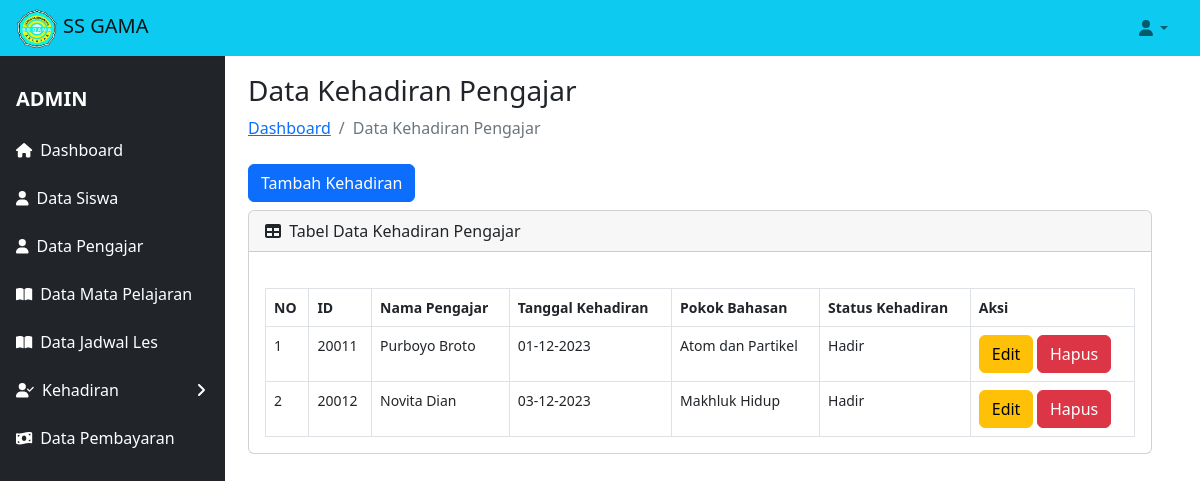
Screenshot of /views/tampil_kehadiran_pengajar.php with the database file from the repository.
### tables this page shows
CREATE TABLE `kehadiran_pengajar` (
  `id` int NOT NULL,
  `id_pengajar` int NOT NULL,
  `nama_pengajar` varchar(30) DEFAULT NULL,
  `tgl_hadir` date DEFAULT NULL,
  `pokok_bahasan` varchar(50) DEFAULT NULL,
  `status_hadir` varchar(10) DEFAULT NULL
);

### classes/database.php (called while the page is built, shortened)
<?php
class database
{
    var $host = "localhost";
    var $username = "root";
    var $password = "";
    var $db = "les_privat";
    var $koneksi;
    function __construct()
    {
        $this->koneksi = mysqli_connect($this->host, $this->username, $this->password, $this->db);
    }
    function tampil_kehadiran_pengajar()
    {
        $data = mysqli_query($this->koneksi, "select * from kehadiran_pengajar");
        while ($d = mysqli_fetch_array($data)) {
            $hasil[] = $d;
        }
        return $hasil;
    }
}

### views/tampil_kehadiran_pengajar.php (the view, shortened to what this page needs)
<!DOCTYPE html>
<html lang="en">
<head>
    <link rel="stylesheet" href="https://cdn.jsdelivr.net/npm/bootstrap@5.2.3/dist/css/bootstrap.min.css">
</head>
<body>
    <?php
        include 'header.php';
        include 'sidebar.php';
    ?>
    <main class="col-md-9 ms-sm-auto col-lg-10 px-md-4">
        <div class="container-fluid px-4 py-5">
            <h3 class="mt-4 mb-2">Data Kehadiran Pengajar</h3>
            <ol class="breadcrumb mb-4">
                <li class="breadcrumb-item"><a href="dashboard_admin.php">Dashboard</a></li>
                <li class="breadcrumb-item active">Data Kehadiran Pengajar</li>
            </ol>
            <a class="btn btn-primary mb-2" href="form_kehadiran_pengajar.php">Tambah Kehadiran</a>
            <div class="card mb-4">
                <div class="card-header">
                    <i class="fas fa-table me-1"></i>
                    Tabel Data Kehadiran Pengajar
                </div>
                <div class="card-body">
                    <div class="table-responsive small">
                        <table class="table table-bordered" id="datatablesSimple">
                            <thead>
                                <tr>
                                    <th scope="col">NO</th>
                                    <th scope="col">ID</th>
                                    <th scope="col">Nama Pengajar</th>
                                    <th scope="col">Tanggal Kehadiran</th>
                                    <th scope="col">Pokok Bahasan</th>
                                    <th scope="col">Status Kehadiran</th>
                                    <th scope="col">Aksi</th>
                                </tr>
                            </thead>
                            <tbody>
                                <?php
                                $no = 1;
                                foreach($db->tampil_kehadiran_pengajar() as $x){
                                ?>
                                    <tr>
                                        <td><?php echo $no++ ?></td>
                                        <td><?php echo $x['id_pengajar'] ?></td>
                                        <td><?php echo $x['nama_pengajar'] ?></td>
                                        <td><?php echo date('d-m-Y', strtotime($x['tgl_hadir'])) ?></td>
                                        <td><?php echo $x['pokok_bahasan'] ?></td>
                                        <td><?php echo $x['status_hadir'] ?></td>
                                        <td>
                                            <a class="btn btn-warning" href="edit_kehadiran_pengajar.php?id_pengajar=<?php echo $x['id_pengajar']; ?>&aksi=edit_kehadiran_pengajar">Edit</a>
                                            <a class="btn btn-danger" onclick="return confirm('Apakah Anda yakin ingin menghapus?')" href="proses_kehadiran_pengajar.php?id_pengajar=<?php echo $x['id_pengajar']; ?>&aksi=hapus_kehadiran_pengajar" >Hapus</a>
                                        </td>
                                    </tr>
                                <?php
                                }
                                ?>
                            </tbody>
                        </table>
                    </div>
                </div>
            </div>
        </div>
    </main>
</body>
</html>

### rows the page displays
kehadiran_pengajar: id_pengajar "20011", nama_pengajar "Purboyo Broto", tgl_hadir "01-12-2023", pokok_bahasan "Atom dan Partikel", status_hadir "Hadir"
kehadiran_pengajar: id_pengajar "20012", nama_pengajar "Novita Dian", tgl_hadir "03-12-2023", pokok_bahasan "Makhluk Hidup", status_hadir "Hadir"
